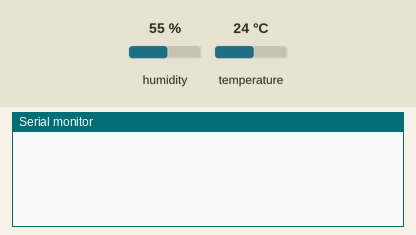
A sketch run on a simulated ESP8266 (NodeMCU). On the bench: the last lines printed to the serial monitor. The test bench sets the inputs (shaded band); at power-on: humidity 55 %, temperature 24 °C. WiFi joins after 1.5 s; servers stay silent unless stated.

Above: at 1.2 s.
1.3 s: humidity set to 22 %
At 16.3 s:
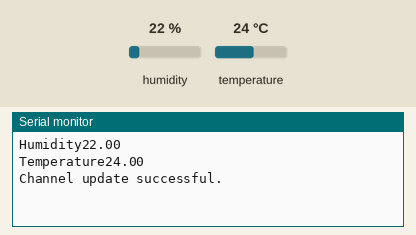
23.8 s: temperature set to 12 °C
At 30.55 s:
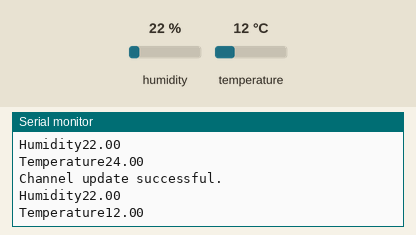

The sketch:

iot_W6.ino
```cpp
#include <ESP8266WiFi.h>
#include "ThingSpeak.h"
#include <DHT.h>

const char* ssid = "iPhone ของ Bank";
const char* password = "11111111";

unsigned long channelID = 2336979;
const char* writeKey = "K6IZ6AL8RFVBQJ2C";

unsigned long lastTime = 0;
unsigned long timerDelay = 15000;

WiFiClient client;

DHT dht(D4, DHT11);

void setup() {
  Serial.begin(115200);
  WiFi.mode(WIFI_STA);
  WiFi.begin(ssid, password);
  ThingSpeak.begin(client);
  dht.begin();
}

void loop() {
  if ((millis() - lastTime) > timerDelay) {
    if (WiFi.status() != WL_CONNECTED) {
      Serial.print("Attempting to connect");
      while (WiFi.status() != WL_CONNECTED) {
        WiFi.begin(ssid, password);
        delay(5000);
      }
      Serial.println("\nConnected.");
    }

    float Humidity = dht.readHumidity();
    float Temperature = dht.readTemperature();

    if (isnan(Humidity) || isnan(Temperature)) {
      Serial.println("Failed to read from DHT sensor");
    } else {

      Serial.print("Humidity");
      Serial.println(Humidity);
      Serial.print("Temperature");
      Serial.println(Temperature);

      ThingSpeak.setField(1, Humidity);
      ThingSpeak.setField(2, Temperature);

      int x = ThingSpeak.writeFields(channelID, writeKey);
      if (x == 200) {
        Serial.println("Channel update successful.");
      } else {
        Serial.println("Problem updating channel. HTTP error code " + String(x));
      }
    }

    lastTime = millis();
  }
}
```

Measured:
- after the input at 1.3 s, the serial monitor: prints a new line after 13.7 s (image 1)
- after the input at 23.8 s, the serial monitor: prints a new line after 6.5 s (image 2)
